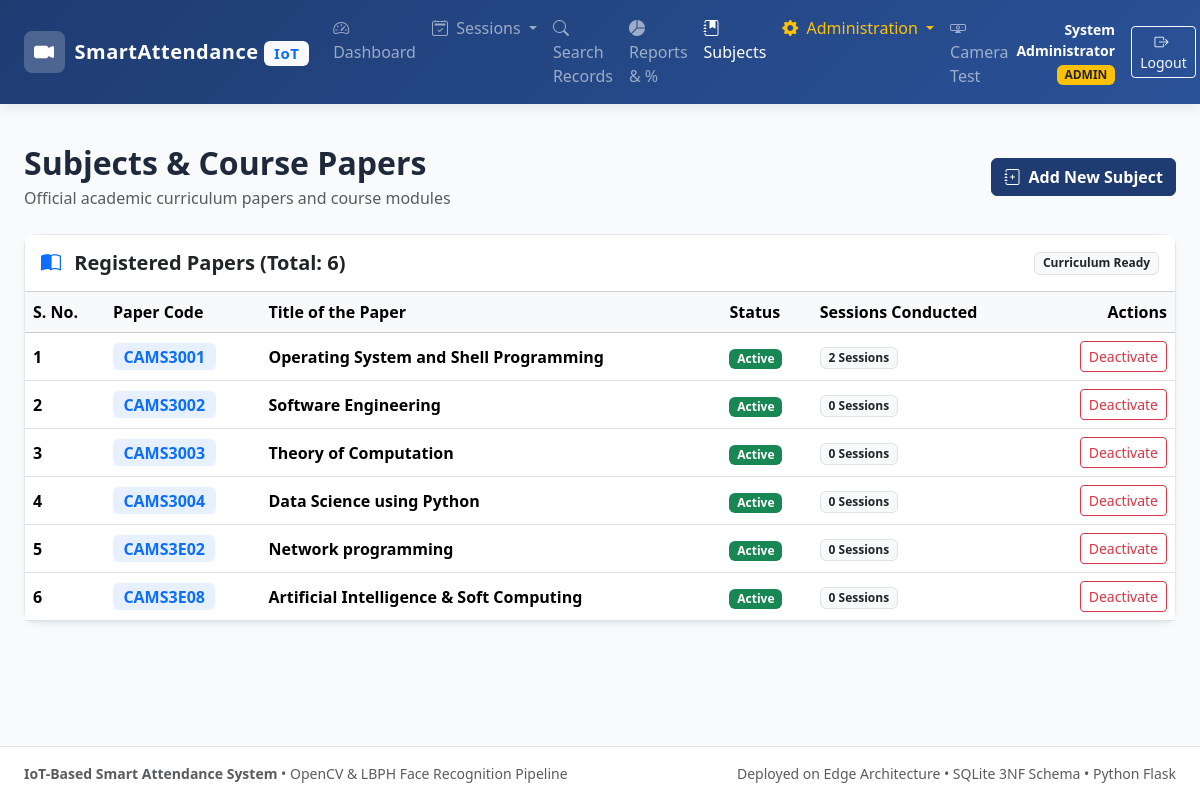
Screenshot of /admin/subjects (signed in) with the database file from the repository.
### tables this page shows
CREATE TABLE subjects (
            subject_id INTEGER PRIMARY KEY AUTOINCREMENT,
            paper_code TEXT UNIQUE NOT NULL,
            title TEXT NOT NULL,
            is_active BOOLEAN NOT NULL DEFAULT 1
        );

### app.py (the view, shortened to what this page needs)
@app.route('/admin/subjects', methods=['GET', 'POST'])
@login_required
def admin_subjects():
    conn = get_db_connection()
    cur = conn.cursor()
    cur.execute("""
        SELECT s.*,
               (SELECT COUNT(*) FROM attendance_sessions ses WHERE ses.subject LIKE '%' || s.paper_code || '%' OR ses.subject = s.title) as session_count
        FROM subjects s
        ORDER BY s.paper_code
    """)
    subjects = [dict(r) for r in cur.fetchall()]
    conn.close()
    return render_template('admin/subjects.html', subjects=subjects)

### app.py (called while the page is built)
def login_required(f):
    @wraps(f)
    def decorated_function(*args, **kwargs):
        if 'user_id' not in session:
            flash("Please log in to access this page.", "warning")
            return redirect(url_for('login', next=request.url))
        return f(*args, **kwargs)
    return decorated_function

@app.context_processor
def inject_user():
    return {
        'current_user': {
            'user_id': session.get('user_id'),
            'username': session.get('username'),
            'full_name': session.get('full_name'),
            'role': session.get('role')
        } if 'user_id' in session else None,
        'now': datetime.datetime.now()
    }

### database.py (called while the page is built)
def get_db_connection():
    db_path = Config.DATABASE_PATH
    os.makedirs(os.path.dirname(db_path), exist_ok=True)
    conn = sqlite3.connect(db_path, timeout=10.0)
    conn.row_factory = sqlite3.Row
    conn.execute("PRAGMA foreign_keys = ON;")
    return conn

### templates/admin/subjects.html (shortened to what this page needs)
{% extends 'base.html' %}
{% block content %}
<div class="container-fluid px-4 py-4">
  <div class="d-flex flex-wrap justify-content-between align-items-center mb-4">
    <div>
      <h2 class="fw-bold mb-1">Subjects &amp; Course Papers</h2>
      <p class="text-muted mb-0">Official academic curriculum papers and course modules</p>
    </div>
    {% if current_user.role == 'ADMIN' %}
    <button class="btn btn-primary-custom" data-bs-toggle="modal" data-bs-target="#createSubjectModal">
      <i class="bi bi-journal-plus me-1"></i> Add New Subject
    </button>
    {% endif %}
  </div>
  <div class="card card-custom">
    <div class="card-header bg-white py-3 d-flex justify-content-between align-items-center">
      <h5 class="fw-bold mb-0"><i class="bi bi-book-half me-2 text-primary"></i> Registered Papers (Total: {{ subjects|length }})</h5>
      <span class="badge bg-light text-dark border">Curriculum Ready</span>
    </div>
    <div class="card-body p-0">
      <div class="table-responsive">
        <table class="table table-hover align-middle mb-0">
          <thead class="table-light">
            <tr>
              <th style="width: 80px;">S. No.</th>
              <th>Paper Code</th>
              <th>Title of the Paper</th>
              <th>Status</th>
              <th>Sessions Conducted</th>
              {% if current_user.role == 'ADMIN' %}
              <th class="text-end">Actions</th>
              {% endif %}
            </tr>
          </thead>
          <tbody>
            {% for s in subjects %}
            <tr>
              <td><strong>{{ loop.index }}</strong></td>
              <td><span class="badge bg-primary bg-opacity-10 text-primary fs-6">{{ s.paper_code }}</span></td>
              <td class="fw-semibold">{{ s.title }}</td>
              <td>
                {% if s.is_active %}
                  <span class="badge bg-success">Active</span>
                {% else %}
                  <span class="badge bg-secondary">Inactive</span>
                {% endif %}
              </td>
              <td>
                <span class="badge bg-light text-dark border">{{ s.session_count }} Sessions</span>
              </td>
              {% if current_user.role == 'ADMIN' %}
              <td class="text-end">
                <form action="{{ url_for('toggle_subject_status', subject_id=s.subject_id) }}" method="POST" class="d-inline">
                  <button type="submit" class="btn btn-sm {{ 'btn-outline-danger' if s.is_active else 'btn-outline-success' }}">
                    {{ 'Deactivate' if s.is_active else 'Activate' }}
                  </button>
                </form>
              </td>
              {% endif %}
            </tr>
            {% endfor %}
          </tbody>
        </table>
      </div>
    </div>
  </div>
</div>
{% endblock %}

### static/css/style.css (style rules this page uses)
:root { --primary-color: #1e3c72; --primary-dark: #142850; --secondary-color: #2a5298; --accent-color: #00adb5; --accent-hover: #00878e; --success-color: #10b981; --warning-color: #f59e0b; --danger-color: #ef4444; --dark-bg: #0f172a; --card-bg: #ffffff; --body-bg: #f8fafc; --text-primary: #1e293b; --text-muted: #64748b; --border-color: #e2e8f0; }
body { font-family: 'Segoe UI', system-ui, -apple-system, BlinkMacSystemFont, Roboto, sans-serif; background-color: var(--body-bg); color: var(--text-primary); min-height: 100vh; display: flex; flex-direction: column; }
.card-custom { border: 1px solid var(--border-color); border-radius: 12px; box-shadow: 0 4px 6px -1px rgba(0, 0, 0, 0.05), 0 2px 4px -1px rgba(0, 0, 0, 0.03); background: var(--card-bg); transition: transform 0.2s ease, box-shadow 0.2s ease; }
.btn-primary-custom { background-color: var(--primary-color); border-color: var(--primary-color); color: #ffffff; font-weight: 600; }

### rows the page displays
subjects: paper_code "CAMS3001", title "Operating System and Shell Programming", shows "Active", session_count "2", is_active "Deactivate"
subjects: paper_code "CAMS3002", title "Software Engineering", shows "Active", session_count "0", is_active "Deactivate"
subjects: paper_code "CAMS3003", title "Theory of Computation", shows "Active", session_count "0", is_active "Deactivate"
subjects: paper_code "CAMS3004", title "Data Science using Python", shows "Active", session_count "0", is_active "Deactivate"
subjects: paper_code "CAMS3E02", title "Network programming", shows "Active", session_count "0", is_active "Deactivate"
subjects: paper_code "CAMS3E08", title "Artificial Intelligence & Soft Computing", shows "Active", session_count "0", is_active "Deactivate"

### other values shown
{{ current_user.full_name }} "System Administrator"
{{ current_user.role }} "ADMIN"
{{ subjects|length }} "6"
